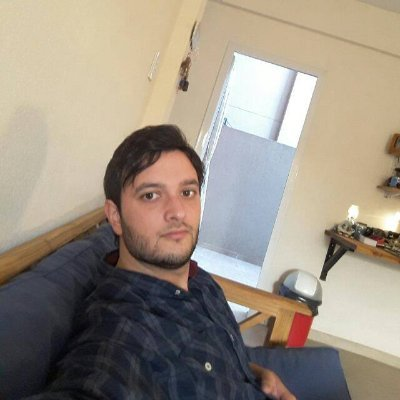
#> input picture Course-FreeCodeCamp-Youtube/Photos/nico.jpg, 400 x 400 px
$ python face_detect.py
#> lines starting #> are read from the running program, lines starting #| are printed output that depends on the picture; after the words box and inside, x2 and y2 are one past the last pixel; in counts of white or black regions, pixels touching at a corner belong together
import cv2 as cv

img = cv.imread('Photos/nico.jpg')
#> img is the input picture: shape (400, 400, 3); mean B, G, R 131.3, 144.6, 155.3
cv.imshow('Person',img)

gray = cv.cvtColor(img, cv.COLOR_BGR2GRAY)
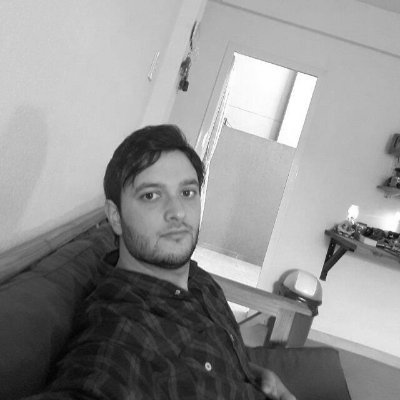
#> gray: shape (400, 400); min 1, max 255, mean 146.3

haar_cascade = cv.CascadeClassifier('haar_face.xml')

faces_rect = haar_cascade.detectMultiScale(gray, scaleFactor=1.1, minNeighbors=3)
#> faces_rect = [[123, 158, 95, 95]]

print(f'Number of faces = {len(faces_rect)}')
#| Number of faces = 1


for (x,y,w,h) in faces_rect:
    cv.rectangle(img,(x,y), (x+w,y+h), (0,255,0), thickness=1)
#> this loop made 1 pass
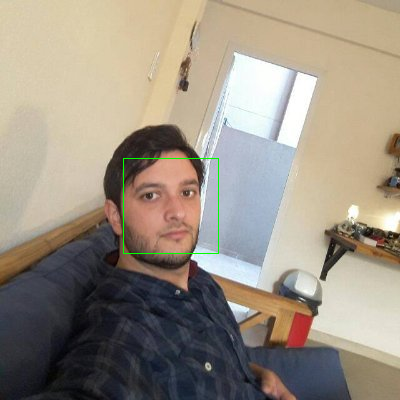
#> img: shape (400, 400, 3); 0.24% of pixels changed, all inside (x1, y1, x2, y2) = (123, 158, 219, 254)

cv.imshow('Bad Nico Detected', img)
cv.waitKey(0)
